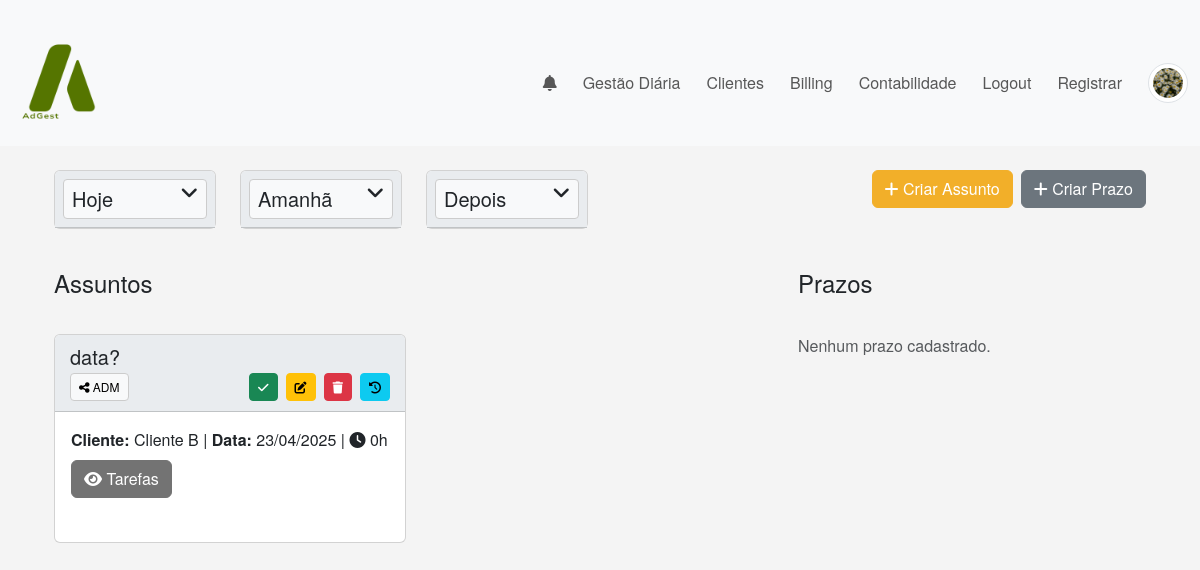
The page /dashboard (signed in) on the database as committed earlier.
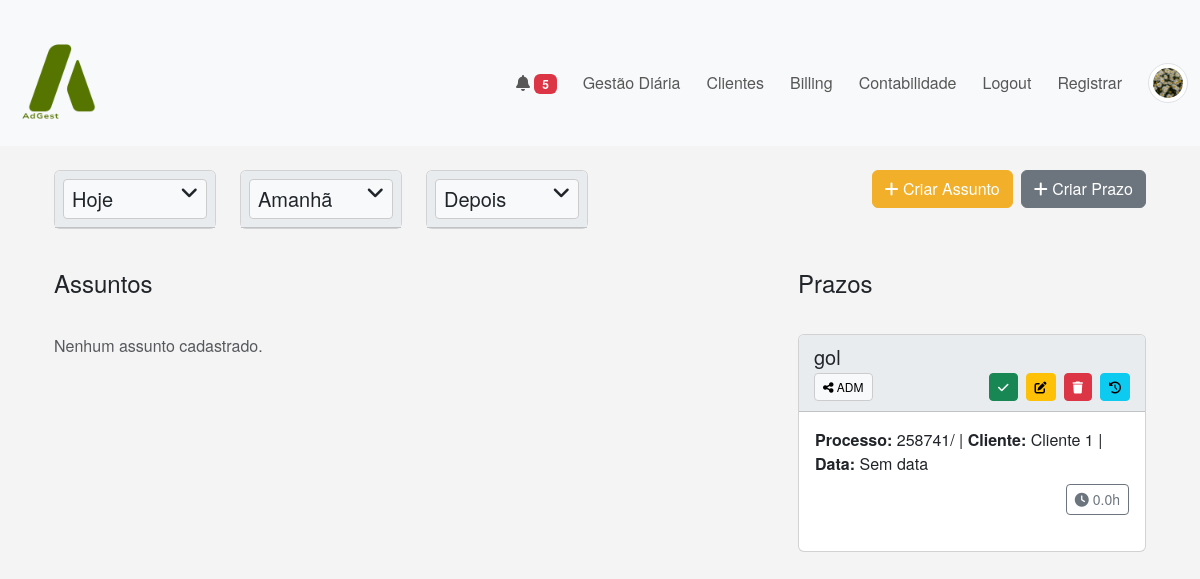
The same page on the database as committed later.
### app/models.py (models this page shows, shortened)
class Assunto(db.Model):
    __tablename__ = 'assuntos'
    id = db.Column(db.Integer, primary_key=True)
    user_id = db.Column(db.Integer, db.ForeignKey('users.id'), nullable=False)  # Dono
    client_id = db.Column(db.Integer, db.ForeignKey('clients.id'), nullable=False)
    nome_assunto = db.Column(db.String(100), nullable=False)
    due_date = db.Column(db.Date, nullable=True)
    sort_order = db.Column(db.Integer, default=0)
    horas_assunto = db.Column(db.Float, default=0.0)
    is_completed = db.Column(db.Boolean, default=False)
    is_billed = db.Column(db.Boolean, default=False)
    completed_by = db.Column(db.Integer, db.ForeignKey('users.id'), nullable=True)
    created_at = db.Column(db.DateTime, default=datetime.utcnow)
    updated_at = db.Column(db.DateTime, onupdate=datetime.utcnow)
    tarefas = db.relationship('Tarefa', backref='assunto', cascade="all, delete-orphan", lazy='dynamic')
    shared_with = db.relationship(
        'User',
        secondary=shared_assuntos,
        backref=db.backref('shared_assuntos', lazy='dynamic', overlaps="assuntos_compartilhados,compartilhados"),
        lazy='dynamic',
        overlaps="assuntos_compartilhados,compartilhados"
    )
    user = db.relationship("User", backref="assuntos_criados", foreign_keys=lambda: [Assunto.__table__.c.user_id])

class User(UserMixin, db.Model):
    __tablename__ = 'users'
    id = db.Column(db.Integer, primary_key=True)
    username = db.Column(db.String(100), unique=True, nullable=False)
    nickname = db.Column(db.String(10), nullable=False)
    email = db.Column(db.String(120), unique=True, nullable=False)
    profile_image = db.Column(db.String(120), default='default.jpg')
    password = db.Column(db.String(200), nullable=False)
    role = db.Column(db.String(50), default='advogado')
    __table_args__ = (db.UniqueConstraint('email', name='uq_users_email'),)

class Client(db.Model):
    __tablename__ = 'clients'
    id = db.Column(db.Integer, primary_key=True)
    user_id = db.Column(db.Integer, db.ForeignKey('users.id'), nullable=False)
    name = db.Column(db.String(100), nullable=False)  # unique=True removido
    number_interno = db.Column(db.String(50), nullable=True)
    nif = db.Column(db.String(50), nullable=True)
    address = db.Column(db.String(200), nullable=True)
    email = db.Column(db.String(100), nullable=True)
    telephone = db.Column(db.String(20), nullable=True)
    assuntos = db.relationship('Assunto', backref='client', lazy=True)
    __table_args__ = (
        db.UniqueConstraint('user_id', 'name', name='uq_user_clientname'),
    )
    shares = db.relationship('ClientShare', backref='client', lazy='dynamic')

class PrazoJudicial(db.Model):
    __tablename__ = 'prazos_judiciais'
    id = db.Column(db.Integer, primary_key=True)
    user_id = db.Column(db.Integer, db.ForeignKey('users.id'), nullable=False)
    client_id = db.Column(db.Integer, db.ForeignKey('clients.id'), nullable=False)
    assunto = db.Column(db.String(100), nullable=False)
    processo = db.Column(db.String(100), nullable=False)
    prazo = db.Column(db.Date, nullable=True)
    comentarios = db.Column(db.Text, nullable=True)
    status = db.Column(db.Boolean, default=False)
    horas = db.Column(db.Float, default=0.0)
    is_billed = db.Column(db.Boolean, default=False)
    data_conclusao = db.Column(db.Date, nullable=True)
    completed_by = db.Column(db.Integer, db.ForeignKey('users.id'), nullable=True)
    client = db.relationship('Client', backref='prazos_judiciais')
    shared_with = db.relationship(
        'User',
        secondary=shared_prazos,
        backref=db.backref('shared_prazos', lazy='dynamic', overlaps="prazos_compartilhados,compartilhados"),
        lazy='dynamic',
        overlaps="prazos_compartilhados,compartilhados"
    )
    user = db.relationship("User", backref="prazos_criados", foreign_keys=lambda: [PrazoJudicial.__table__.c.user_id])

### app/routes.py (the view)
@main.route('/dashboard')
@login_required
def dashboard():
    all_assuntos = Assunto.query.filter(
        or_(
            Assunto.user_id == current_user.id,
            Assunto.shared_with.any(id=current_user.id)
        )
    ).order_by(Assunto.sort_order, Assunto.nome_assunto).all()
    assuntos = []
    for assunto in all_assuntos:
        if not assunto.is_completed:
            assuntos.append(assunto)
        else:
            if any(not tarefa.is_completed for tarefa in assunto.tarefas):
                assuntos.append(assunto)
    assuntos_tarefas_visiveis = {}
    for assunto in assuntos:
        if assunto.shared_with.count() > 0:
            tarefas_visiveis = assunto.tarefas
        else:
            tarefas_visiveis = [tarefa for tarefa in assunto.tarefas if tarefa.user_id == current_user.id]
        assuntos_tarefas_visiveis[assunto.id] = tarefas_visiveis
    prazos = PrazoJudicial.query.filter(
        or_(
            PrazoJudicial.user_id == current_user.id,
            PrazoJudicial.shared_with.any(id=current_user.id)
        ),
        PrazoJudicial.status == False
    ).order_by(PrazoJudicial.prazo).all()
    current_date = date.today()
    tomorrow_date = current_date + timedelta(days=1)
    return render_template(
        'dashboard.html',
        assuntos=assuntos,
        assuntos_tarefas_visiveis=assuntos_tarefas_visiveis,
        prazos=prazos,
        current_date=current_date,
        tomorrow_date=tomorrow_date
    )

### app/routes.py (called while the page is built)
@main.context_processor
def inject_notifications():
    if current_user.is_authenticated:
        notifs_nao_lidas = Notification.query.filter_by(
            user_id=current_user.id, is_read=False
        ).order_by(Notification.timestamp.desc()).all()
        unread = len(notifs_nao_lidas)
        return dict(notifications=notifs_nao_lidas, unread_count=unread)
    return dict(notifications=[], unread_count=0)

### app/templates/dashboard.html (shortened to what the changed rows need)
{% extends "base.html" %}
{% block content %}
<div class="container my-4">
  <div class="row">
    <div class="col-lg-8">
      <div id="assuntos-container" class="row row-cols-1 row-cols-lg-2 g-3">
        {% for assunto in assuntos %}
        <div class="col" data-id="{{ assunto.id }}">
          <div class="card h-100">
            <div class="card-header">
              <div class="d-flex justify-content-between align-items-center mb-1">
                <h5 class="mb-0 flex-grow-1" style="white-space: normal;">
                  {{ assunto.nome_assunto }}
                </h5>
              </div>
              <div class="d-flex justify-content-between align-items-center">
                <div class="dropdown">
                  <button class="btn btn-sm btn-light dropdown-toggle" data-bs-toggle="dropdown" aria-expanded="false">
                    <i class="fa-solid fa-share-nodes"></i>
                    {{ assunto.user.nickname }}{% for usuario in assunto.shared_with %} / {{ usuario.nickname }}{% endfor %}
                  </button>
                </div>
                <div class="d-flex align-items-center gap-2">
                  <form action="{{ url_for('main.toggle_status_assunto', assunto_id=assunto.id) }}" method="POST" class="d-inline">
                    <button type="submit" class="btn btn-sm btn-success" title="Concluir">
                      <i class="fa-solid fa-check"></i>
                    </button>
                  </form>
                  <a href="{{ url_for('main.edit_assunto', assunto_id=assunto.id) }}" class="btn btn-sm btn-warning" title="Editar">
                    <i class="fa-solid fa-pen-to-square"></i>
                  </a>
                  <form action="{{ url_for('main.delete_assunto', assunto_id=assunto.id) }}" method="POST" class="d-inline">
                    <button type="submit" class="btn btn-sm btn-danger" title="Excluir">
                      <i class="fa-solid fa-trash"></i>
                    </button>
                  </form>
                  <a href="{{ url_for('main.history_assunto', assunto_id=assunto.id) }}" class="btn btn-sm btn-info" title="Histórico">
                    <i class="fa-solid fa-clock-rotate-left"></i>
                  </a>
                </div>
              </div>
            </div>
            <div class="card-body">
              {% set total_horas = 0 %}
              {% for tarefa in assunto.tarefas %}
                {% if tarefa.horas %}
                  {% set total_horas = total_horas + tarefa.horas %}
                {% endif %}
              {% endfor %}
              <p class="mb-2" style="white-space: normal;">
                <strong>Cliente:</strong> {{ assunto.client.name }} |
                <strong>Data:</strong>
                {% if assunto.due_date %}
                  {{ assunto.due_date.strftime('%d/%m/%Y') }}
                {% else %}
                  Sem data
                {% endif %}
                | <i class="fa-solid fa-clock"></i> {{ total_horas|default(0) }}h
              </p>
              <button class="btn btn-primary btn-dashboard mb-2" type="button"
                      data-bs-toggle="collapse"
                      data-bs-target="#tarefas-{{ assunto.id }}"
                      aria-expanded="false" aria-controls="tarefas-{{ assunto.id }}">
                <i class="fa-solid fa-eye"></i> Tarefas
              </button>
            </div>
          </div>
        </div>
        {% else %}
        <p class="text-muted">Nenhum assunto cadastrado.</p>
        {% endfor %}
      </div>
    </div>
    <div class="col-lg-4">
      <div class="row row-cols-1 g-3">
        {% for prazo in prazos %}
        <div class="col">
          <div class="card h-100">
            <div class="card-header">
              <div class="d-flex justify-content-between align-items-center mb-1">
                <h5 class="mb-0 flex-grow-1" style="white-space: normal;">
                  {{ prazo.assunto }}
                </h5>
              </div>
              <div class="d-flex justify-content-between align-items-center">
                <div class="dropdown">
                  <button class="btn btn-sm btn-light dropdown-toggle" data-bs-toggle="dropdown" aria-expanded="false">
                    <i class="fa-solid fa-share-nodes"></i>
                    {{ prazo.user.nickname }}
                  </button>
                </div>
                <div class="d-flex align-items-center gap-2">
                  <form action="{{ url_for('main.toggle_status_prazo', prazo_id=prazo.id) }}" method="POST" class="d-inline">
                    <button type="submit" class="btn btn-sm btn-success" title="Concluir">
                      <i class="fa-solid fa-check"></i>
                    </button>
                  </form>
                  <a href="{{ url_for('main.edit_prazo', prazo_id=prazo.id) }}" class="btn btn-sm btn-warning" title="Editar">
                    <i class="fa-solid fa-pen-to-square"></i>
                  </a>
                  <form action="{{ url_for('main.delete_prazo', prazo_id=prazo.id) }}" method="POST" class="d-inline">
                    <button type="submit" class="btn btn-sm btn-danger" title="Excluir">
                      <i class="fa-solid fa-trash"></i>
                    </button>
                  </form>
                  <a href="{{ url_for('main.history_prazo', prazo_id=prazo.id) }}" class="btn btn-sm btn-info" title="Histórico">
                    <i class="fa-solid fa-clock-rotate-left"></i>
                  </a>
                </div>
              </div>
            </div>
            <div class="card-body">
              <p class="card-text mb-2" style="white-space: normal;">
                <strong>Processo:</strong> {{ prazo.processo }} |
                <strong>Cliente:</strong> {{ prazo.client.name }} |
                <strong>Data:</strong>
                {% if prazo.prazo %}
                  {{ prazo.prazo.strftime('%d/%m/%Y') }}
                {% else %}
                  Sem data
                {% endif %}
              </p>
              <div class="d-flex justify-content-end">
                <button class="btn btn-sm btn-outline-secondary add-hours-prazo"
                        data-prazo-id="{{ prazo.id }}" title="Adicionar Horas">
                  <i class="fa-solid fa-clock"></i> {{ prazo.horas|default(0) }}h
                </button>
              </div>
            </div>
          </div>
        </div>
        {% else %}
        <p class="text-muted">Nenhum prazo cadastrado.</p>
        {% endfor %}
      </div>
    </div>
  </div>
</div>
{% endblock %}

### app/templates/base.html (shortened to what this page needs)
<!doctype html>
<html lang="pt">
  <head>
    <link
      rel="stylesheet"
      href="https://cdnjs.cloudflare.com/ajax/libs/font-awesome/6.2.1/css/all.min.css"
    />
    <link
      href="https://cdn.jsdelivr.net/npm/bootstrap@5.3.0/dist/css/bootstrap.min.css"
      rel="stylesheet"
    >
    <link rel="stylesheet" href="{{ url_for('static', filename='css/style.css') }}">
  </head>
  <body class="{% block body_class %}{% endblock %}">
    <nav class="navbar navbar-expand-lg navbar-light bg-light">
      <div class="container-fluid">
        <a href="{{ url_for('main.index') }}" class="navbar-brand d-flex align-items-center">
          <img src="{{ url_for('static', filename='icons/logo_pag.png') }}"
               alt="Logo AdGest"
               style="width: 100px; height: 100px; object-fit: cover">
        </a>
        <div class="collapse navbar-collapse" id="navbarNav">
          <ul class="navbar-nav ms-auto">
            <li class="nav-item dropdown">
              <a class="nav-link dropdown-toggle" href="#" id="navbarNotifications" role="button" data-bs-toggle="dropdown" aria-expanded="false">
                <i class="fa-solid fa-bell"></i>
                {% if unread_count > 0 %}
                  <span class="badge bg-danger">{{ unread_count }}</span>
                {% endif %}
              </a>
            </li>
            <li class="nav-item">
              <a class="nav-link" href="{{ url_for('main.dashboard') }}">Gestão Diária</a>
            </li>
            <li class="nav-item">
              <a class="nav-link" href="{{ url_for('main.clientes') }}">Clientes</a>
            </li>
            {% if current_user.is_authenticated and current_user.role not in ['contabilidade', 'backoffice'] %}
            <li class="nav-item">
              <a class="nav-link" href="{{ url_for('main.billing') }}">Billing</a>
            </li>
            {% endif %}
            {% if current_user.is_authenticated and current_user.role in ['contabilidade', 'admin'] %}
              <li class="nav-item">
                <a class="nav-link" href="{{ url_for('accounting.manage_invoices') }}">
                  Contabilidade
                </a>
              </li>
            {% endif %}
            {% if current_user.is_authenticated %}
              <li class="nav-item">
                <a class="nav-link" href="{{ url_for('main.logout') }}">Logout</a>
              </li>
              {% if current_user.role == 'admin' %}
                <li class="nav-item">
                  <a class="nav-link" href="{{ url_for('main.register') }}">Registrar</a>
                </li>
              {% endif %}
              {% if current_user.is_authenticated and current_user.profile_image %}
              <a href="{{ url_for('main.profile') }}" class="ms-2">
                <img src="{{ url_for('static', filename='icons/' ~ current_user.profile_image) }}"
                    alt="Avatar" class="img-thumbnail"
                    style="width: 40px; height: 40px; object-fit: cover; border-radius: 50%;">
              </a>
            {% endif %}
            </div>
            {% else %}
              <li class="nav-item">
                <a class="nav-link" href="{{ url_for('main.login') }}">Login</a>
              </li>
            {% endif %}
        </div>
    </nav>
    <div class="container mt-3">
      {% block content %}{% endblock %}
    </div>
  </body>
</html>

Rows that differ between the two databases and show on the page:
no longer on this page (row edited): Assunto: nome_assunto "data?", user.nickname "ADM", client.name "Cliente B", due_date "23/04/2025", total_horas "0"
added PrazoJudicial: assunto "gol", user.nickname "ADM", processo "258741/", client.name "Cliente 1", shows "Sem data", horas "0.0"
Other text that changed with them:
{{ unread_count }}: (not shown) → "5"
text no longer shown: "Nenhum prazo cadastrado."
text now shown: "Nenhum assunto cadastrado."
